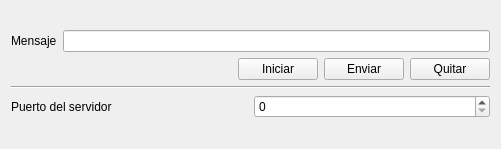
<?xml version="1.0" encoding="UTF-8"?>
<ui version="4.0">
 <class>Widget</class>
 <widget class="QWidget" name="Widget">
  <property name="geometry">
   <rect>
    <x>0</x>
    <y>0</y>
    <width>501</width>
    <height>149</height>
   </rect>
  </property>
  <property name="windowTitle">
   <string>Widget</string>
  </property>
  <layout class="QGridLayout" name="gridLayout_2">
   <item row="0" column="0">
    <layout class="QGridLayout" name="gridLayout">
     <item row="0" column="0">
      <layout class="QHBoxLayout" name="horizontalLayout_2">
       <item>
        <widget class="QLabel" name="label_3">
         <property name="text">
          <string>Mensaje</string>
         </property>
        </widget>
       </item>
       <item>
        <widget class="QLineEdit" name="msj"/>
       </item>
      </layout>
     </item>
     <item row="1" column="0">
      <layout class="QHBoxLayout" name="horizontalLayout_3">
       <item>
        <spacer name="horizontalSpacer">
         <property name="orientation">
          <enum>Qt::Horizontal</enum>
         </property>
         <property name="sizeHint" stdset="0">
          <size>
           <width>40</width>
           <height>20</height>
          </size>
         </property>
        </spacer>
       </item>
       <item>
        <layout class="QHBoxLayout" name="horizontalLayout_5">
         <item>
          <layout class="QHBoxLayout" name="horizontalLayout">
           <item>
            <widget class="QPushButton" name="iniciar">
             <property name="text">
              <string>Iniciar</string>
             </property>
            </widget>
           </item>
           <item>
            <widget class="QPushButton" name="enviar">
             <property name="text">
              <string>Enviar</string>
             </property>
            </widget>
           </item>
           <item>
            <widget class="QPushButton" name="quitar">
             <property name="text">
              <string>Quitar</string>
             </property>
            </widget>
           </item>
          </layout>
         </item>
        </layout>
       </item>
      </layout>
     </item>
     <item row="2" column="0">
      <widget class="Line" name="line">
       <property name="orientation">
        <enum>Qt::Horizontal</enum>
       </property>
      </widget>
     </item>
     <item row="3" column="0">
      <layout class="QHBoxLayout" name="horizontalLayout_4">
       <item>
        <widget class="QLabel" name="label">
         <property name="text">
          <string>Puerto del servidor</string>
         </property>
        </widget>
       </item>
       <item>
        <widget class="QSpinBox" name="puerto">
         <property name="maximum">
          <number>999999999</number>
         </property>
        </widget>
       </item>
      </layout>
     </item>
    </layout>
   </item>
  </layout>
 </widget>
 <resources/>
 <connections/>
</ui>
